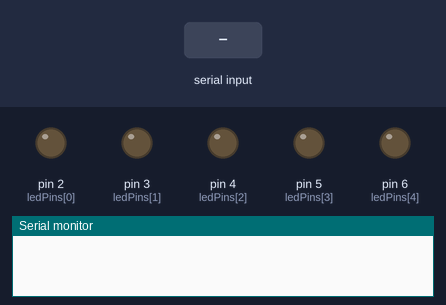
The program below on a simulated Arduino Uno, built with avr-gcc and run on an emulated ATmega328P. Shown: output pins drawn as LEDs (lit = HIGH), the last lines printed to the serial monitor. Inputs (shaded band) come from the test bench.

Above: at 1.2 s.
1.3 s: "200\n" received over Serial
At 2.5 s:
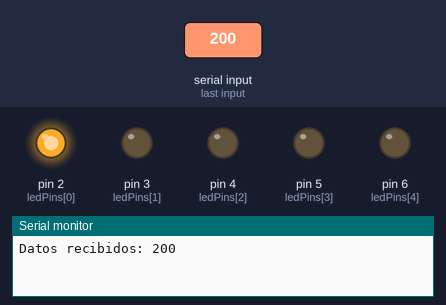
2.8 s: "90,45\n" received over Serial
Timing chart, 0 to 5.8 s (numbered marks = the images above; inputs shaded):
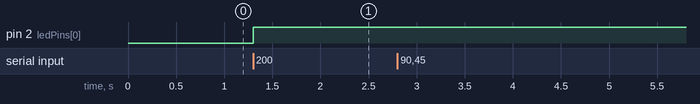

The program:

main.cpp
```cpp
#include <Arduino.h>

const int ledPins[] = {2, 3, 4, 5, 6};
char data[10]; // Buffer para almacenar los datos recibidos
int index = 0;

void setup() {
  Serial.begin(9600);
  for (int i = 0; i < 5; i++) {
    pinMode(ledPins[i], OUTPUT);
    digitalWrite(ledPins[i], LOW);
  }
}

void loop() {
  if (Serial.available() > 0) {
    char c = Serial.read();
    if (c == '\n') {
      // Procesar la línea completa
      Serial.print("Datos recibidos: ");
      Serial.println(data);
      for (int i = 0; i < index; i += 2) {
        int dedo = data[i] - '0';
        int estado = data[i + 1] - '0';
        if (dedo >= 0 && dedo < 5) {
          digitalWrite(ledPins[dedo], estado ? HIGH : LOW);
        }
      }
      // Reiniciar el buffer
      index = 0;
    } else {
      // Añadir carácter al buffer
      data[index++] = c;
    }
  }
}
```

Measured:
- after the input at 1.3 s, pin 2 (ledPins[0]): LOW → HIGH at once
